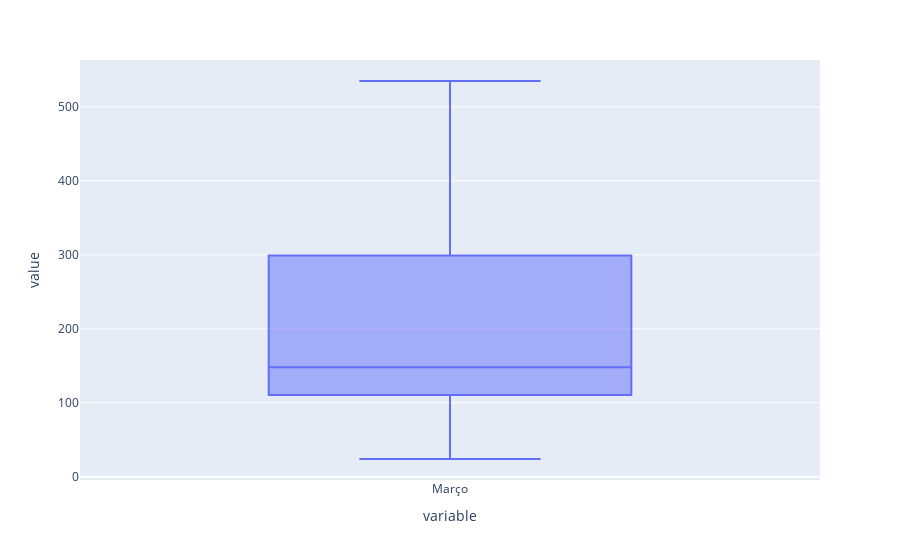

Notebook code cell kept with this figure:
### Code cell
px.box(df['Março'])

### Figure 1 — Plotly figure (JSON) as saved in the notebook; plotly's stock layout.template omitted (floating-point values rounded to 4 significant figures)
{"data": [{"alignmentgroup": "True", "hovertemplate": "variable=%{x}<br>value=%{y}<extra></extra>", "legendgroup": "", "marker": {"color": "#636efa"}, "name": "", "notched": false, "offsetgroup": "", "orientation": "v", "showlegend": false, "type": "box", "x": ["Março", "Março", "Março", "Março", "Março", "Março", "Março", "Março", "Março", "Março", "Março", "Março", "Março", "Março", "Março", "Março", "Março", "Março", "Março", "Março", "Março"], "x0": " ", "xaxis": "x", "y": [148, 24, 56, 300, 535, 512, 310, 229, 171, 269, 107, 111, 299, 122, 109, 144, 116, 104, 117, 161, 506], "y0": " ", "yaxis": "y"}], "layout": {"boxmode": "group", "legend": {"tracegroupgap": 0}, "margin": {"t": 60}, "xaxis": {"anchor": "y", "domain": [0, 1], "title": {"text": "variable"}}, "yaxis": {"anchor": "x", "domain": [0, 1], "title": {"text": "value"}}}}
